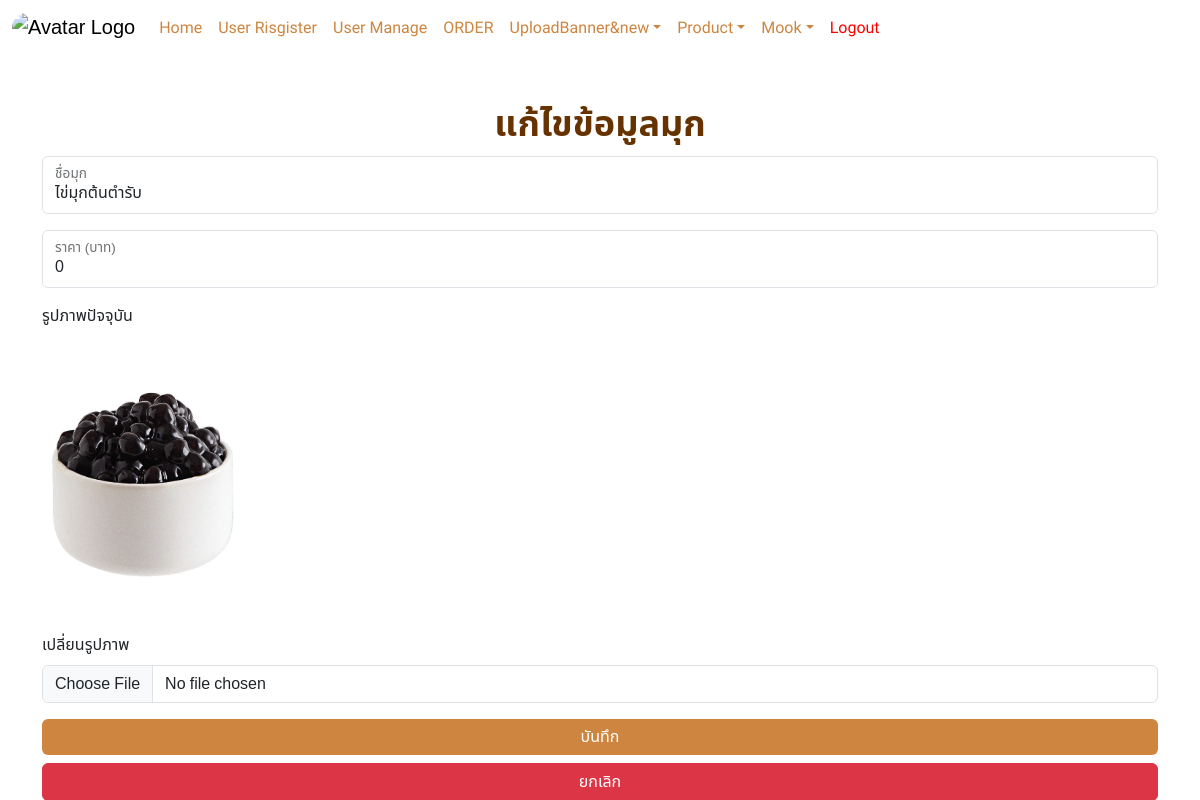
The app's page /ad_mook_edit.php?mook_id=5 (signed in) with its own data.
### tables this page shows
CREATE TABLE `mook_tb` (
  `mook_id` int(10) NOT NULL,
  `mook_name` varchar(255) NOT NULL,
  `mook_price` int(11) NOT NULL,
  `mook_img` text NOT NULL
);

### ad_mook_edit.php (the view, shortened to what this page needs)
<?php
include('config.php');
if (isset($_GET['mook_id'])) {
    $mook_id = $_GET['mook_id'];
    $sql = "SELECT * FROM mook_tb WHERE mook_id = '$mook_id'";
    $query = $conn->query($sql);
    if ($query->num_rows > 0) {
        $row = $query->fetch_assoc();
    } else {
        header("Location: ad_mook.php?status=not_found");
        exit();
    }
} else {
    header("Location: ad_mook.php?status=invalid_request");
    exit();
}
?>
<!doctype html>
<html lang="en">
<head>
    <link href="https://cdn.jsdelivr.net/npm/bootstrap@5.3.0/dist/css/bootstrap.min.css" rel="stylesheet">
</head>
<body>
    <?php
        include('ad_navbar.php');
    ?>
    <div class="container mt-5">
        <h2 class="text-center custom-title">แก้ไขข้อมูลมุก</h2>
        <form action="fn_mook_update.php" method="POST" enctype="multipart/form-data">
            <div class="form-floating mb-3">
                <input type="text" class="form-control" id="mook_name" name="mook_name" value="<?= $row['mook_name']; ?>" required>
                <label for="mook_name">ชื่อมุก</label>
            </div>
            <div class="form-floating mb-3">
                <input type="number" class="form-control" id="mook_price" name="mook_price" value="<?= $row['mook_price']; ?>" required>
                <label for="mook_price">ราคา (บาท)</label>
            </div>
            <div class="mb-3">
                <label for="mook_img" class="form-label">รูปภาพปัจจุบัน</label><br>
                <img src="uploads/<?= $row['mook_img']; ?>" alt="Current Image" style="max-width: 200px; height: auto;"><br><br>
                <label for="mook_img" class="form-label">เปลี่ยนรูปภาพ</label>
                <input class="form-control" type="file" id="mook_img" name="img" accept=".jpg, .jpeg, .png">
            </div>
            <div class="d-grid gap-2">
                <button type="submit" class="btn btn-custom" href="all_mook.php">บันทึก</button>
                <a href="all_mook.php" class="btn btn-danger">ยกเลิก</a>
            </div>
        </form>
    </div>
</body>
</html>

### ad_mook_edit.php (style rules this page uses)
body { font-family: 'Noto Sans Thai', sans-serif; }
.custom-title { color: #663300; font-size: 36px; font-weight: bold; }
.form-label, .form-control, .alert { font-family: 'Noto Sans Thai', sans-serif; }
.btn-custom { background-color: #CD853F; color: white; border: none; }

### records on screen
mook_tb: mook_name "ไข่มุกต้นตำรับ", mook_price "0", mook_img (picture)
